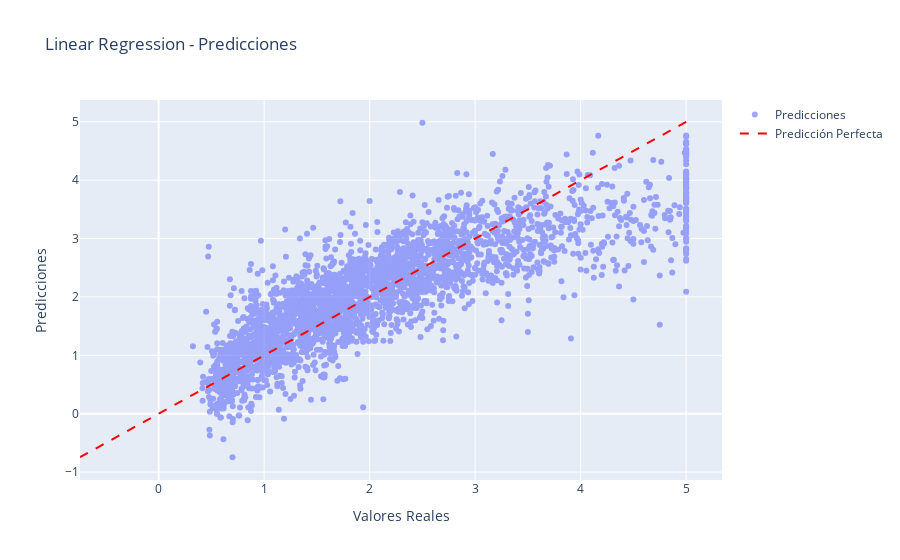
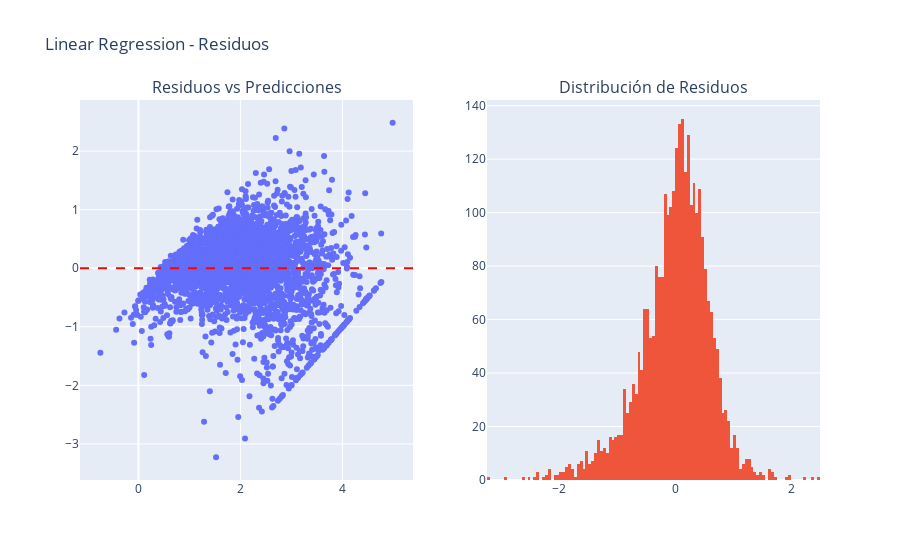

Notebook code for these charts, in order:
### Code cell
# =====================================================
# CELDA 5: Experimento 1 - Linear Regression
# =====================================================

print("🔵 Experimento 1: Linear Regression")

with mlflow.start_run(run_name="Linear_Regression_Notebook"):
    # Modelo
    model_lr = LinearRegression()
    
    # Log parámetros
    mlflow.log_param("model_type", "LinearRegression")
    mlflow.log_param("fit_intercept", True)
    
    # Entrenar
    model_lr.fit(X_train, y_train)
    
    # Predicciones
    y_train_pred = model_lr.predict(X_train)
    y_val_pred = model_lr.predict(X_val)
    
    # Métricas
    train_metrics = calculate_metrics(y_train, y_train_pred)
    val_metrics = calculate_metrics(y_val, y_val_pred)
    
    # Log métricas
    for metric, value in train_metrics.items():
        mlflow.log_metric(f"train_{metric}", value)
    for metric, value in val_metrics.items():
        mlflow.log_metric(f"val_{metric}", value)
    
    # Log modelo
    mlflow.sklearn.log_model(model_lr, "model")
    
    print(f"✅ R² Validación: {val_metrics['r2']:.4f}")
    print(f"✅ RMSE Validación: {val_metrics['rmse']:.4f}")

# Visualizar resultados
fig_pred_lr = plot_predictions(y_val, y_val_pred, "Linear Regression - Predicciones")
fig_pred_lr.show()

fig_res_lr = plot_residuals(y_val, y_val_pred, "Linear Regression - Residuos")
fig_res_lr.show()

### Figure 1 — Plotly figure (JSON) as saved in the notebook; plotly's stock layout.template omitted (floating-point values rounded to 4 significant figures; data arrays with more than 128 entries replaced by an {"elided": "..."} marker saying what was removed)
{"data": [{"mode": "markers", "name": "Predicciones", "opacity": 0.6, "type": "scatter", "x": {"elided": "3017 float values"}, "y": {"elided": "3017 float values"}}, {"line": {"color": "red", "dash": "dash"}, "mode": "lines", "name": "Predicción Perfecta", "type": "scatter", "x": [-0.7456, 5.0], "y": [-0.7456, 5.0]}], "layout": {"showlegend": true, "title": {"text": "Linear Regression - Predicciones"}, "xaxis": {"title": {"text": "Valores Reales"}}, "yaxis": {"title": {"text": "Predicciones"}}}}

### Figure 2 — Plotly figure (JSON) as saved in the notebook; plotly's stock layout.template omitted (floating-point values rounded to 4 significant figures; data arrays with more than 128 entries replaced by an {"elided": "..."} marker saying what was removed)
{"data": [{"mode": "markers", "name": "Residuos", "type": "scatter", "x": {"elided": "3017 float values"}, "xaxis": "x", "y": {"elided": "3017 float values"}, "yaxis": "y"}, {"name": "Distribución", "type": "histogram", "x": {"elided": "3017 float values"}, "xaxis": "x2", "yaxis": "y2"}], "layout": {"annotations": [{"font": {"size": 16}, "showarrow": false, "text": "Residuos vs Predicciones", "x": 0.225, "xanchor": "center", "xref": "paper", "y": 1, "yanchor": "bottom", "yref": "paper"}, {"font": {"size": 16}, "showarrow": false, "text": "Distribución de Residuos", "x": 0.775, "xanchor": "center", "xref": "paper", "y": 1, "yanchor": "bottom", "yref": "paper"}], "shapes": [{"line": {"color": "red", "dash": "dash"}, "type": "line", "x0": 0, "x1": 1, "xref": "x domain", "y0": 0, "y1": 0, "yref": "y"}], "showlegend": false, "title": {"text": "Linear Regression - Residuos"}, "xaxis": {"anchor": "y", "domain": [0, 0.45]}, "xaxis2": {"anchor": "y2", "domain": [0.55, 1]}, "yaxis": {"anchor": "x", "domain": [0, 1]}, "yaxis2": {"anchor": "x2", "domain": [0, 1]}}}
